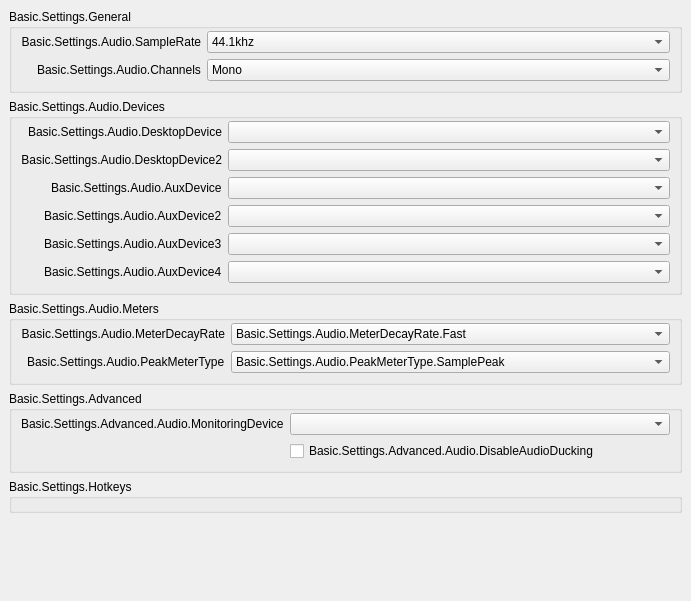
           <widget class="QWidget" name="scrollAreaWidgetContents_50">
            <property name="geometry">
             <rect>
              <x>0</x>
              <y>0</y>
              <width>691</width>
              <height>601</height>
             </rect>
            </property>
            <layout class="QVBoxLayout" name="verticalLayout_50">
             <property name="leftMargin">
              <number>0</number>
             </property>
             <property name="topMargin">
              <number>0</number>
             </property>
             <property name="rightMargin">
              <number>0</number>
             </property>
             <property name="bottomMargin">
              <number>9</number>
             </property>
             <item alignment="Qt::AlignTop">
              <widget class="QWidget" name="widget_50" native="true">
               <layout class="QVBoxLayout" name="verticalLayout_51">
                <item>
                 <widget class="QGroupBox" name="audioGeneralGroupBox">
                  <property name="title">
                   <string>Basic.Settings.General</string>
                  </property>
                  <layout class="QFormLayout" name="formLayout_52">
                   <property name="fieldGrowthPolicy">
                    <enum>QFormLayout::AllNonFixedFieldsGrow</enum>
                   </property>
                   <property name="labelAlignment">
                    <set>Qt::AlignRight|Qt::AlignTrailing|Qt::AlignVCenter</set>
                   </property>
                   <property name="topMargin">
                    <number>2</number>
                   </property>
                   <item row="0" column="0">
                    <widget class="QLabel" name="label_14">
                     <property name="minimumSize">
                      <size>
                       <width>170</width>
                       <height>0</height>
                      </size>
                     </property>
                     <property name="text">
                      <string>Basic.Settings.Audio.SampleRate</string>
                     </property>
                     <property name="alignment">
                      <set>Qt::AlignRight|Qt::AlignTrailing|Qt::AlignVCenter</set>
                     </property>
                     <property name="buddy">
                      <cstring>sampleRate</cstring>
                     </property>
                    </widget>
                   </item>
                   <item row="0" column="1">
                    <widget class="QComboBox" name="sampleRate">
                     <property name="currentText">
                      <string notr="true">44.1khz</string>
                     </property>
                     <property name="currentIndex">
                      <number>0</number>
                     </property>
                     <item>
                      <property name="text">
                       <string>44.1khz</string>
                      </property>
                     </item>
                     <item>
                      <property name="text">
                       <string>48khz</string>
                      </property>
                     </item>
                    </widget>
                   </item>
                   <item row="1" column="0">
                    <widget class="QLabel" name="label_15">
                     <property name="text">
                      <string>Basic.Settings.Audio.Channels</string>
                     </property>
                     <property name="buddy">
                      <cstring>channelSetup</cstring>
                     </property>
                    </widget>
                   </item>
                   <item row="1" column="1">
                    <widget class="QComboBox" name="channelSetup">
                     <property name="currentText">
                      <string>Mono</string>
                     </property>
                     <property name="currentIndex">
                      <number>0</number>
                     </property>
                     <item>
                      <property name="text">
                       <string>Mono</string>
                      </property>
                     </item>
                     <item>
                      <property name="text">
                       <string>Stereo</string>
                      </property>
                     </item>
                     <item>
                      <property name="text">
                       <string>2.1</string>
                      </property>
                     </item>
                     <item>
                      <property name="text">
                       <string>4.0</string>
                      </property>
                     </item>
                     <item>
                      <property name="text">
                       <string>4.1</string>
                      </property>
                     </item>
                     <item>
                      <property name="text">
                       <string>5.1</string>
                      </property>
                     </item>
                     <item>
                      <property name="text">
                       <string>7.1</string>
                      </property>
                     </item>
                    </widget>
                   </item>
                  </layout>
                 </widget>
                </item>
                <item>
                 <widget class="QGroupBox" name="audioDevicesGroupBox">
                  <property name="title">
                   <string>Basic.Settings.Audio.Devices</string>
                  </property>
                  <layout class="QFormLayout" name="formLayout_53">
                   <property name="fieldGrowthPolicy">
                    <enum>QFormLayout::AllNonFixedFieldsGrow</enum>
                   </property>
                   <property name="labelAlignment">
                    <set>Qt::AlignRight|Qt::AlignTrailing|Qt::AlignVCenter</set>
                   </property>
                   <property name="topMargin">
                    <number>2</number>
                   </property>
                   <item row="0" column="0">
                    <widget class="QLabel" name="label_2">
                     <property name="minimumSize">
                      <size>
                       <width>170</width>
                       <height>0</height>
                      </size>
                     </property>
                     <property name="text">
                      <string>Basic.Settings.Audio.DesktopDevice</string>
                     </property>
                     <property name="alignment">
                      <set>Qt::AlignRight|Qt::AlignTrailing|Qt::AlignVCenter</set>
                     </property>
                     <property name="buddy">
                      <cstring>desktopAudioDevice1</cstring>
                     </property>
                    </widget>
                   </item>
                   <item row="0" column="1">
                    <widget class="QComboBox" name="desktopAudioDevice1">
                     <property name="enabled">
                      <bool>true</bool>
                     </property>
                    </widget>
                   </item>
                   <item row="1" column="0">
                    <widget class="QLabel" name="label_3">
                     <property name="text">
                      <string>Basic.Settings.Audio.DesktopDevice2</string>
                     </property>
                     <property name="alignment">
                      <set>Qt::AlignRight|Qt::AlignTrailing|Qt::AlignVCenter</set>
                     </property>
                     <property name="buddy">
                      <cstring>desktopAudioDevice2</cstring>
                     </property>
                    </widget>
                   </item>
                   <item row="1" column="1">
                    <widget class="QComboBox" name="desktopAudioDevice2">
                     <property name="enabled">
                      <bool>true</bool>
                     </property>
                    </widget>
                   </item>
                   <item row="2" column="0">
                    <widget class="QLabel" name="label_4">
                     <property name="text">
                      <string>Basic.Settings.Audio.AuxDevice</string>
                     </property>
                     <property name="buddy">
                      <cstring>auxAudioDevice1</cstring>
                     </property>
                    </widget>
                   </item>
                   <item row="2" column="1">
                    <widget class="QComboBox" name="auxAudioDevice1">
                     <property name="enabled">
                      <bool>true</bool>
                     </property>
                    </widget>
                   </item>
                   <item row="3" column="0">
                    <widget class="QLabel" name="label_5">
                     <property name="text">
                      <string>Basic.Settings.Audio.AuxDevice2</string>
                     </property>
                     <property name="buddy">
                      <cstring>auxAudioDevice2</cstring>
                     </property>
                    </widget>
                   </item>
                   <item row="3" column="1">
                    <widget class="QComboBox" name="auxAudioDevice2">
                     <property name="enabled">
                      <bool>true</bool>
                     </property>
                    </widget>
                   </item>
                   <item row="4" column="0">
                    <widget class="QLabel" name="label_6">
                     <property name="text">
                      <string>Basic.Settings.Audio.AuxDevice3</string>
                     </property>
                     <property name="buddy">
                      <cstring>auxAudioDevice3</cstring>
                     </property>
                    </widget>
                   </item>
                   <item row="4" column="1">
                    <widget class="QComboBox" name="auxAudioDevice3">
                     <property name="enabled">
                      <bool>true</bool>
                     </property>
                    </widget>
                   </item>
                   <item row="5" column="1">
                    <widget class="QComboBox" name="auxAudioDevice4">
                     <property name="enabled">
                      <bool>true</bool>
                     </property>
                    </widget>
                   </item>
                   <item row="5" column="0">
                    <widget class="QLabel" name="label_67">
                     <property name="text">
                      <string>Basic.Settings.Audio.AuxDevice4</string>
                     </property>
                     <property name="buddy">
                      <cstring>auxAudioDevice4</cstring>
                     </property>
                    </widget>
                   </item>
                  </layout>
                 </widget>
                </item>
                <item>
                 <widget class="QGroupBox" name="audioMetersGroupBox">
                  <property name="title">
                   <string>Basic.Settings.Audio.Meters</string>
                  </property>
                  <layout class="QFormLayout" name="formLayout_54">
                   <property name="fieldGrowthPolicy">
                    <enum>QFormLayout::AllNonFixedFieldsGrow</enum>
                   </property>
                   <property name="labelAlignment">
                    <set>Qt::AlignRight|Qt::AlignTrailing|Qt::AlignVCenter</set>
                   </property>
                   <property name="topMargin">
                    <number>2</number>
                   </property>
                   <item row="0" column="0">
                    <widget class="QLabel" name="label_65">
                     <property name="minimumSize">
                      <size>
                       <width>170</width>
                       <height>0</height>
                      </size>
                     </property>
                     <property name="text">
                      <string>Basic.Settings.Audio.MeterDecayRate</string>
                     </property>
                     <property name="alignment">
                      <set>Qt::AlignRight|Qt::AlignTrailing|Qt::AlignVCenter</set>
                     </property>
                     <property name="buddy">
                      <cstring>meterDecayRate</cstring>
                     </property>
                    </widget>
                   </item>
                   <item row="0" column="1">
                    <widget class="QComboBox" name="meterDecayRate">
                     <property name="currentText">
                      <string>Basic.Settings.Audio.MeterDecayRate.Fast</string>
                     </property>
                     <property name="currentIndex">
                      <number>0</number>
                     </property>
                     <item>
                      <property name="text">
                       <string>Basic.Settings.Audio.MeterDecayRate.Fast</string>
                      </property>
                     </item>
                     <item>
                      <property name="text">
                       <string>Basic.Settings.Audio.MeterDecayRate.Medium</string>
                      </property>
                     </item>
                     <item>
                      <property name="text">
                       <string>Basic.Settings.Audio.MeterDecayRate.Slow</string>
                      </property>
                     </item>
                    </widget>
                   </item>
                   <item row="1" column="0">
                    <widget class="QLabel" name="label_66">
                     <property name="text">
                      <string>Basic.Settings.Audio.PeakMeterType</string>
                     </property>
                     <property name="buddy">
                      <cstring>peakMeterType</cstring>
                     </property>
                    </widget>
                   </item>
                   <item row="1" column="1">
                    <widget class="QComboBox" name="peakMeterType">
                     <property name="currentIndex">
                      <number>0</number>
                     </property>
                     <item>
                      <property name="text">
                       <string>Basic.Settings.Audio.PeakMeterType.SamplePeak</string>
                      </property>
                     </item>
                     <item>
                      <property name="text">
                       <string>Basic.Settings.Audio.PeakMeterType.TruePeak</string>
                      </property>
                     </item>
                    </widget>
                   </item>
                  </layout>
                 </widget>
                </item>
                <item>
                 <widget class="QGroupBox" name="audioAdvGroupBox">
                  <property name="title">
                   <string>Basic.Settings.Advanced</string>
                  </property>
                  <layout class="QFormLayout" name="formLayout_56">
                   <property name="fieldGrowthPolicy">
                    <enum>QFormLayout::AllNonFixedFieldsGrow</enum>
                   </property>
                   <property name="labelAlignment">
                    <set>Qt::AlignRight|Qt::AlignTrailing|Qt::AlignVCenter</set>
                   </property>
                   <property name="topMargin">
                    <number>2</number>
                   </property>
                   <item row="0" column="0">
                    <widget class="QLabel" name="monitoringDeviceLabel">
                     <property name="text">
                      <string>Basic.Settings.Advanced.Audio.MonitoringDevice</string>
                     </property>
                     <property name="buddy">
                      <cstring>monitoringDevice</cstring>
                     </property>
                    </widget>
                   </item>
                   <item row="0" column="1">
                    <widget class="QComboBox" name="monitoringDevice"/>
                   </item>
                   <item row="1" column="0">
                    <spacer name="horizontalSpacer_11">
                     <property name="orientation">
                      <enum>Qt::Horizontal</enum>
                     </property>
                     <property name="sizeHint" stdset="0">
                      <size>
                       <width>170</width>
                       <height>20</height>
                      </size>
                     </property>
                    </spacer>
                   </item>
                   <item row="1" column="1">
                    <widget class="QCheckBox" name="disableAudioDucking">
                     <property name="text">
                      <string>Basic.Settings.Advanced.Audio.DisableAudioDucking</string>
                     </property>
                    </widget>
                   </item>
                  </layout>
                 </widget>
                </item>
                <item>
                 <widget class="QGroupBox" name="audioHotkeysGroupBox">
                  <property name="title">
                   <string>Basic.Settings.Hotkeys</string>
                  </property>
                  <layout class="QFormLayout" name="audioSourceLayout">
                   <property name="fieldGrowthPolicy">
                    <enum>QFormLayout::AllNonFixedFieldsGrow</enum>
                   </property>
                   <property name="labelAlignment">
                    <set>Qt::AlignRight|Qt::AlignTrailing|Qt::AlignVCenter</set>
                   </property>
                   <property name="topMargin">
                    <number>2</number>
                   </property>
                  </layout>
                 </widget>
                </item>
               </layout>
              </widget>
             </item>
            </layout>
           </widget>
